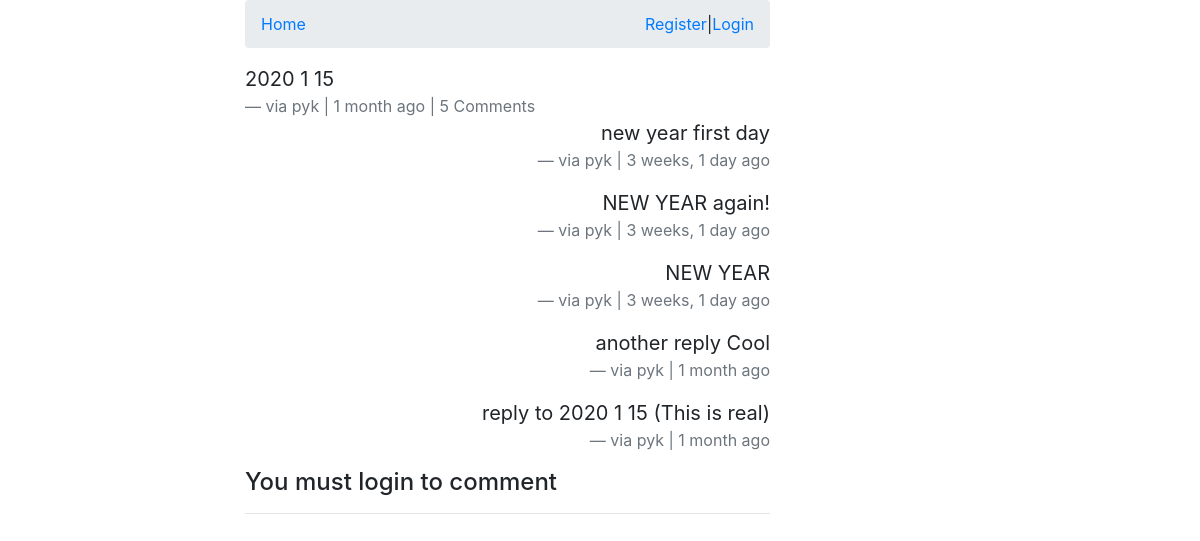
/comments/8/, run on an earlier commit of the app's database.
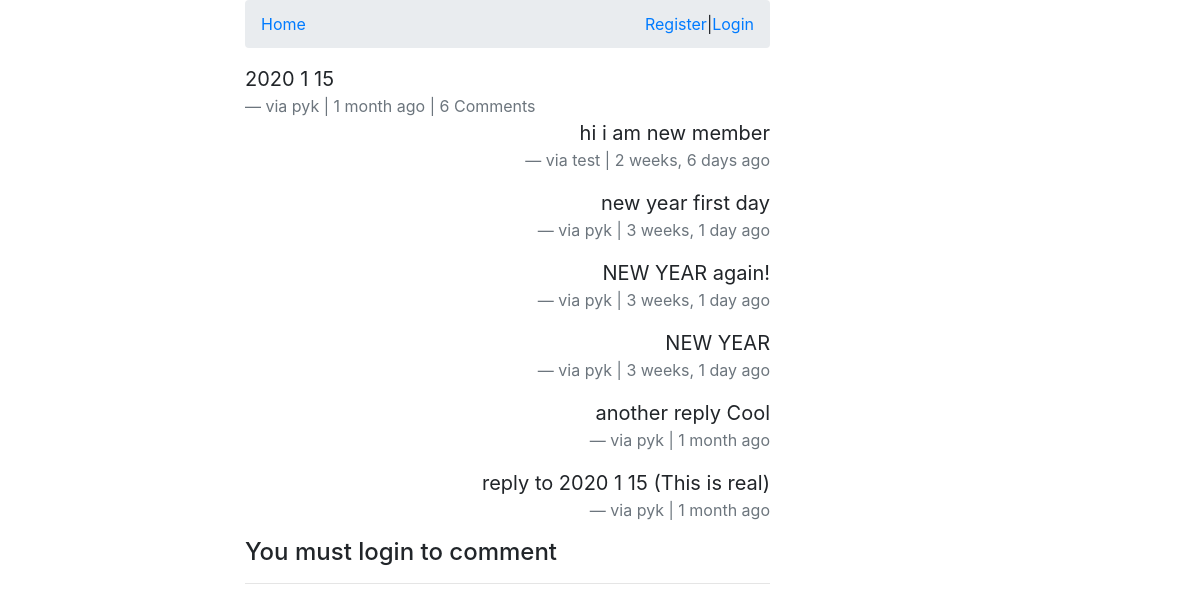
And on a later commit of the database.
### comments/models.py (models this page shows, shortened)
class Comment(models.Model):
    user = models.ForeignKey(settings.AUTH_USER_MODEL, default=1, on_delete=SET_NULL, null=True)
    content_type = models.ForeignKey(ContentType, on_delete=models.CASCADE)
    object_id = models.PositiveIntegerField()
    content_object = GenericForeignKey('content_type', 'object_id')
    parent = models.ForeignKey('self', on_delete=models.CASCADE, blank=True, null=True)
    content = models.TextField()
    timestamp = models.DateTimeField(auto_now_add=True)
    objects = CommentManager()
    class Meta:
        ordering = ['-timestamp']
    def children(self): #replies
        return Comment.objects.filter(parent=self)

### comments/views.py (the view, shortened to what this page needs)
# urls.py: path('<id>/', views.comment_thread, name='thread'),
def comment_thread(request, id):
    comment = get_object_or_404(Comment, id=id)
    initial_data = {
        'content_type': comment.content_type,
        'object_id' : comment.object_id
    }
    form = CommentForm(request.POST or None, initial=initial_data)
    print(form.errors)
    context = {
        'comment': comment,
        'form': form
    }
    return render(request, 'comments/comment_thread.html', context=context)

### comments/models.py (called while the page is built)
    def all(self):
        qs = super(CommentManager, self).filter(parent=None)
        return qs

### comments/templates/comments/comment_thread.html (shortened to what this page needs)
{% extends "posts/base.html" %}
{% load crispy_forms_tags %}
{% block content %}
    <div class="">
        <blockquote class="blockquote">
            <p class="mb-0">{{ comment.content }}</p>
            <footer class="blockquote-footer">via {{ comment.user }} | {{ comment.timestamp | timesince }} ago
                {% if comment.children.count > 0 %}
                    | {{ comment.children.count }} Comment{% if comment.children.count > 1 %}s{% endif %}
                {% endif %}
            </footer>
            <div>
            {% for child_comment in comment.children %}
            <blockquote class="blockquote text-right">
                <p class="mb-0">{{ child_comment.content }}</p>
                <footer class="blockquote-footer">via {{ child_comment.user }} | {{ child_comment.timestamp | timesince }} ago
                </footer>
            </blockquote>
            {% endfor %}
            {% if request.user.is_authenticated %}
            <form action="." method="POST">{% csrf_token %}
                {{ form | crispy }}
                <input type="hidden" name="parent_id" value="{{ comment.id }}">
                <input type="submit" class="btn btn-default" value="Reply">
            </form>
            {% else %}
            <h4>You must login to comment</h4>
            <hr>
            {% endif %}
            </div>
        </blockquote>
    </div>
{% endblock content %}

What changed in the data, as far as the page shows it:
computed for Comment (number 1 of 7 on the later page): children.count "5" → "6"
added Comment: content "hi i am new member", user "test", timestamp "2 weeks, 6 days"
